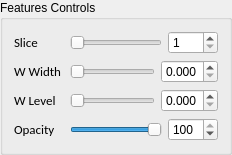
         <widget class="QGroupBox" name="groupBox_FeaturesControls">
          <property name="minimumSize">
           <size>
            <width>220</width>
            <height>130</height>
           </size>
          </property>
          <property name="title">
           <string>Features Controls</string>
          </property>
          <layout class="QGridLayout" name="gridLayout_20">
           <item row="3" column="0">
            <layout class="QGridLayout" name="gridLayout_25">
             <item row="0" column="0">
              <widget class="QLabel" name="label_Transparency_3">
               <property name="minimumSize">
                <size>
                 <width>50</width>
                 <height>0</height>
                </size>
               </property>
               <property name="font">
                <font>
                 <family>Calibri</family>
                 <pointsize>10</pointsize>
                </font>
               </property>
               <property name="styleSheet">
                <string notr="true">background-color: rgba(255, 255, 255, 0);</string>
               </property>
               <property name="text">
                <string>Opacity</string>
               </property>
              </widget>
             </item>
             <item row="0" column="1">
              <widget class="QSlider" name="horizontalSlider_OpacityCurrentFeature">
               <property name="minimumSize">
                <size>
                 <width>85</width>
                 <height>0</height>
                </size>
               </property>
               <property name="maximum">
                <number>100</number>
               </property>
               <property name="pageStep">
                <number>1</number>
               </property>
               <property name="value">
                <number>100</number>
               </property>
               <property name="orientation">
                <enum>Qt::Horizontal</enum>
               </property>
              </widget>
             </item>
             <item row="0" column="2">
              <widget class="QSpinBox" name="spinBox_OpacityCurrentFeature">
               <property name="minimumSize">
                <size>
                 <width>50</width>
                 <height>0</height>
                </size>
               </property>
               <property name="minimum">
                <number>0</number>
               </property>
               <property name="maximum">
                <number>100</number>
               </property>
               <property name="value">
                <number>100</number>
               </property>
              </widget>
             </item>
            </layout>
           </item>
           <item row="2" column="0">
            <layout class="QGridLayout" name="gridLayout_24">
             <item row="0" column="0">
              <widget class="QLabel" name="label_17">
               <property name="minimumSize">
                <size>
                 <width>50</width>
                 <height>0</height>
                </size>
               </property>
               <property name="font">
                <font>
                 <family>Calibri</family>
                 <pointsize>10</pointsize>
                </font>
               </property>
               <property name="styleSheet">
                <string notr="true">background-color: rgba(255, 255, 255, 0);</string>
               </property>
               <property name="text">
                <string>W Level</string>
               </property>
              </widget>
             </item>
             <item row="0" column="1">
              <widget class="QSlider" name="horizontalSlider_LevelCurrentFeature">
               <property name="minimumSize">
                <size>
                 <width>85</width>
                 <height>0</height>
                </size>
               </property>
               <property name="maximum">
                <number>100</number>
               </property>
               <property name="orientation">
                <enum>Qt::Horizontal</enum>
               </property>
              </widget>
             </item>
             <item row="0" column="2">
              <widget class="QDoubleSpinBox" name="doubleSpinBox_LevelCurrentFeature">
               <property name="decimals">
                <number>3</number>
               </property>
               <property name="maximum">
                <double>1.000000000000000</double>
               </property>
               <property name="singleStep">
                <double>0.010000000000000</double>
               </property>
              </widget>
             </item>
            </layout>
           </item>
           <item row="0" column="0">
            <layout class="QGridLayout" name="gridLayout_21">
             <item row="0" column="0">
              <widget class="QLabel" name="label_14">
               <property name="minimumSize">
                <size>
                 <width>50</width>
                 <height>0</height>
                </size>
               </property>
               <property name="font">
                <font>
                 <family>Calibri</family>
                 <pointsize>10</pointsize>
                </font>
               </property>
               <property name="styleSheet">
                <string notr="true">background-color: rgba(255, 255, 255, 0);</string>
               </property>
               <property name="text">
                <string>Slice</string>
               </property>
              </widget>
             </item>
             <item row="0" column="1">
              <widget class="QSlider" name="horizontalSlider_currentSliceCurrentFeature">
               <property name="minimumSize">
                <size>
                 <width>85</width>
                 <height>0</height>
                </size>
               </property>
               <property name="styleSheet">
                <string notr="true"/>
               </property>
               <property name="minimum">
                <number>1</number>
               </property>
               <property name="maximum">
                <number>100</number>
               </property>
               <property name="pageStep">
                <number>17</number>
               </property>
               <property name="orientation">
                <enum>Qt::Horizontal</enum>
               </property>
              </widget>
             </item>
             <item row="0" column="2">
              <widget class="QSpinBox" name="spinBox_currentSliceCurrentFeature">
               <property name="minimumSize">
                <size>
                 <width>50</width>
                 <height>0</height>
                </size>
               </property>
               <property name="minimum">
                <number>1</number>
               </property>
               <property name="maximum">
                <number>100</number>
               </property>
              </widget>
             </item>
            </layout>
           </item>
           <item row="1" column="0">
            <layout class="QGridLayout" name="gridLayout_22">
             <item row="0" column="0">
              <widget class="QLabel" name="label_15">
               <property name="minimumSize">
                <size>
                 <width>50</width>
                 <height>0</height>
                </size>
               </property>
               <property name="font">
                <font>
                 <family>Calibri</family>
                 <pointsize>10</pointsize>
                </font>
               </property>
               <property name="styleSheet">
                <string notr="true">background-color: rgba(255, 255, 255, 0);</string>
               </property>
               <property name="text">
                <string>W Width</string>
               </property>
              </widget>
             </item>
             <item row="0" column="1">
              <widget class="QSlider" name="horizontalSlider_WindowCurrentFeature">
               <property name="minimumSize">
                <size>
                 <width>85</width>
                 <height>0</height>
                </size>
               </property>
               <property name="minimum">
                <number>0</number>
               </property>
               <property name="maximum">
                <number>100</number>
               </property>
               <property name="pageStep">
                <number>10</number>
               </property>
               <property name="value">
                <number>0</number>
               </property>
               <property name="orientation">
                <enum>Qt::Horizontal</enum>
               </property>
              </widget>
             </item>
             <item row="0" column="2">
              <widget class="QDoubleSpinBox" name="doubleSpinBox_WindowCurrentFeature">
               <property name="decimals">
                <number>3</number>
               </property>
               <property name="maximum">
                <double>1.000000000000000</double>
               </property>
               <property name="singleStep">
                <double>0.010000000000000</double>
               </property>
              </widget>
             </item>
            </layout>
           </item>
          </layout>
         </widget>
